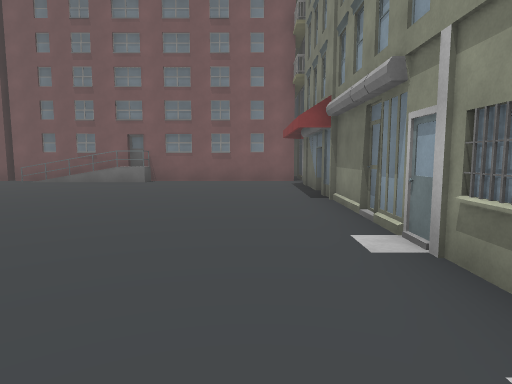
View 1 (above)

24 first-person views from a walk through a scene from a Unity 3-D project. The camera is 1.5 m above the floor, tilts 6° down and sees 75° across. The floor is counted in squares, 2 m on a side. Each view is taken from the middle of a square. On the plan, view 1 faces up. The plan holds only what a view shows up to about 11 squares ahead; the rest is blank. The place goes on beyond the plan. The player character is not drawn. Some surface patterns are stand-ins.

View 2
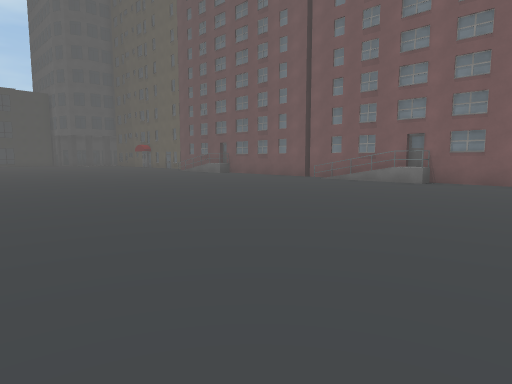

View 3
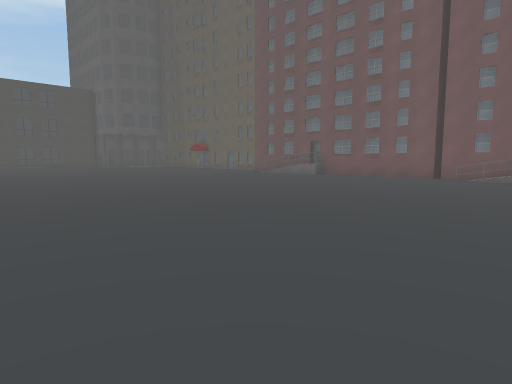

View 4
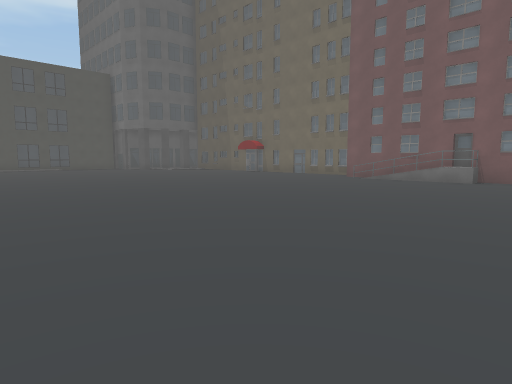

View 5
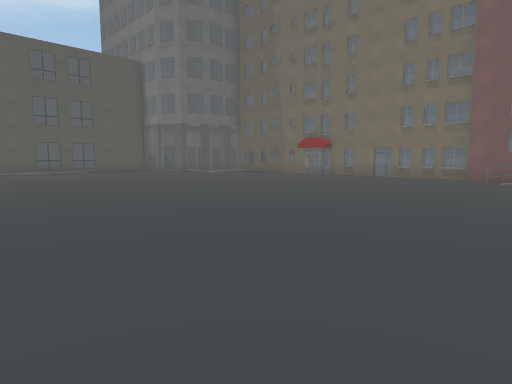

View 6
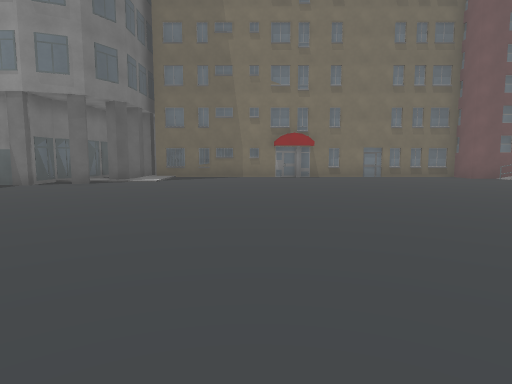

View 7
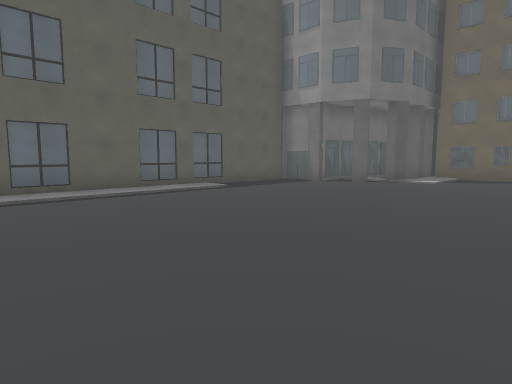

View 8
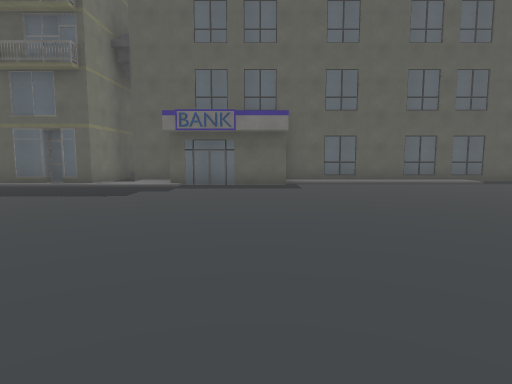

View 9
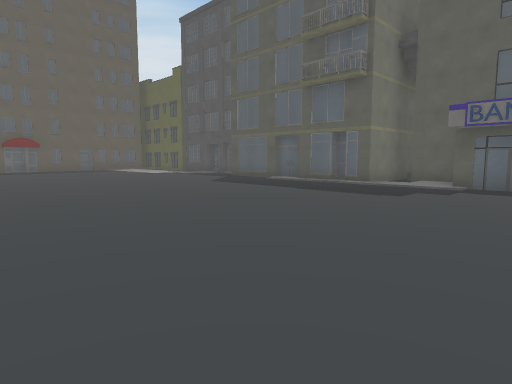

View 10
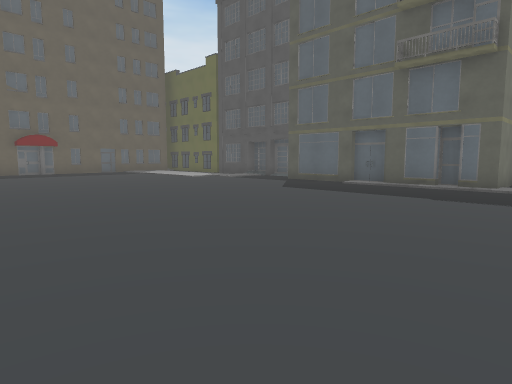

View 11
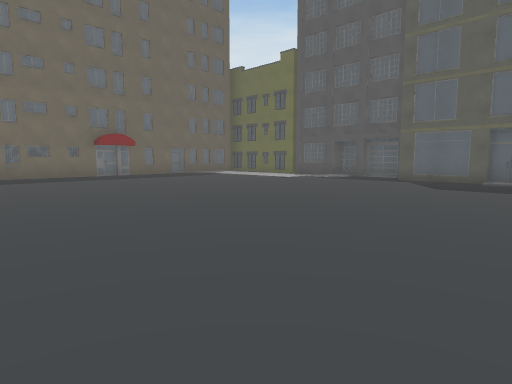

View 12
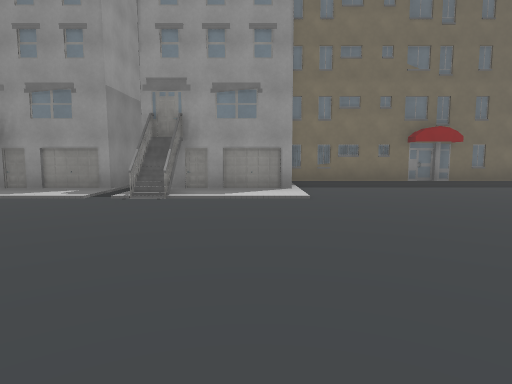

View 13
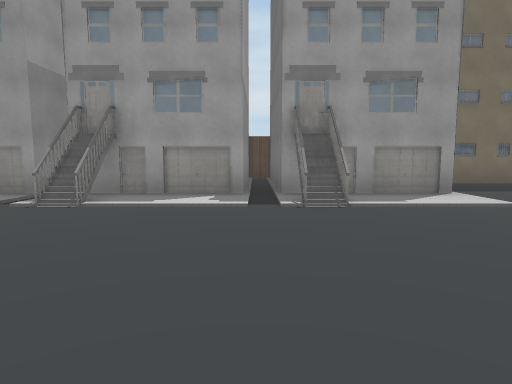

View 14
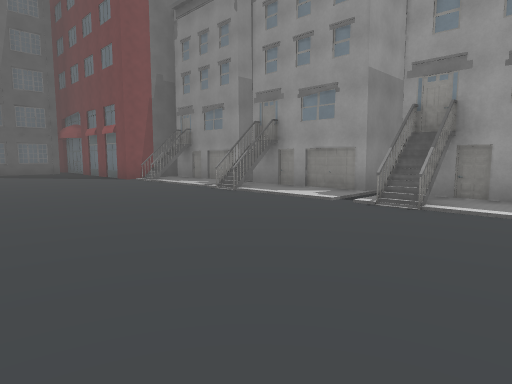

View 15
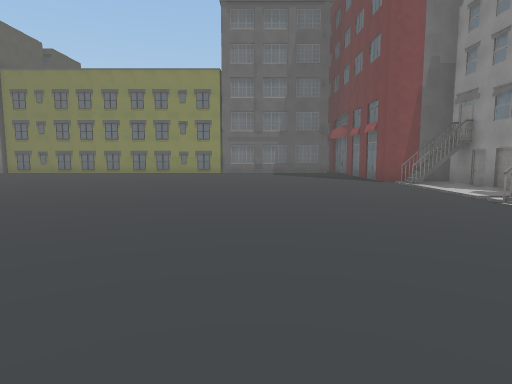

View 16
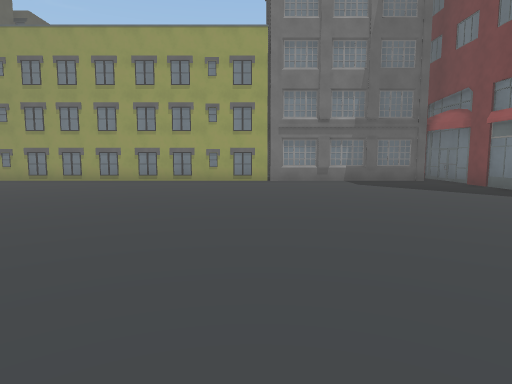

View 17
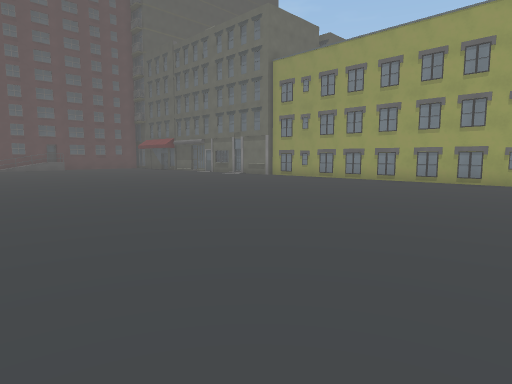

View 18
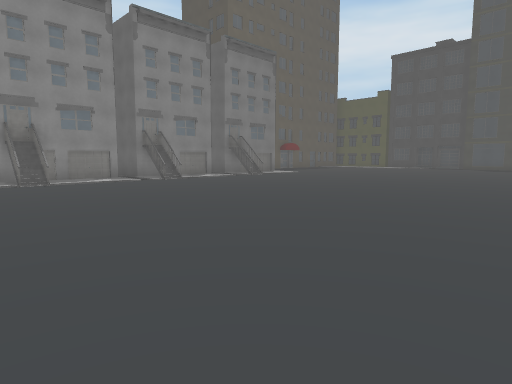

View 19
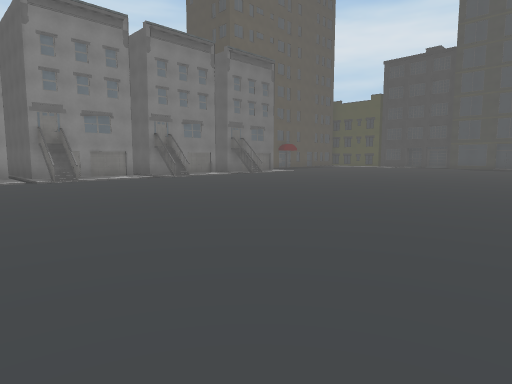

View 20
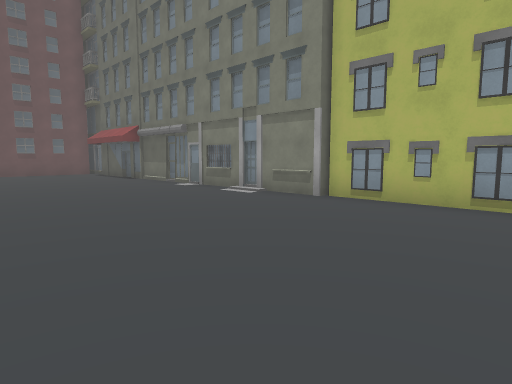

View 21
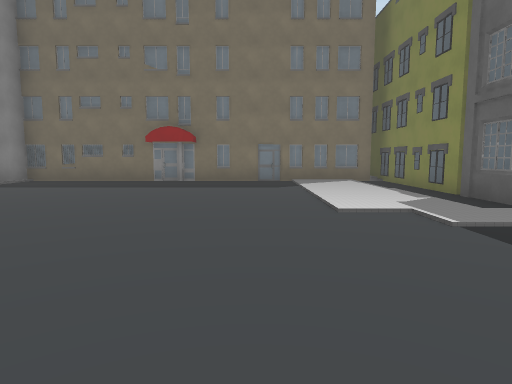

View 22
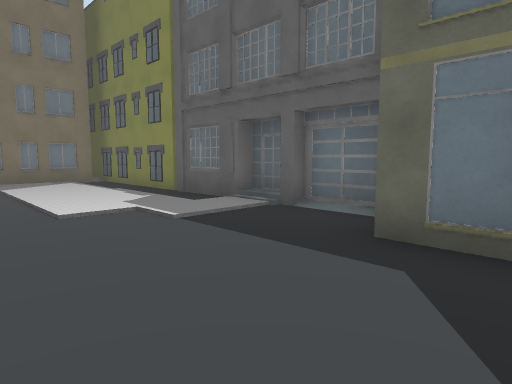

View 23
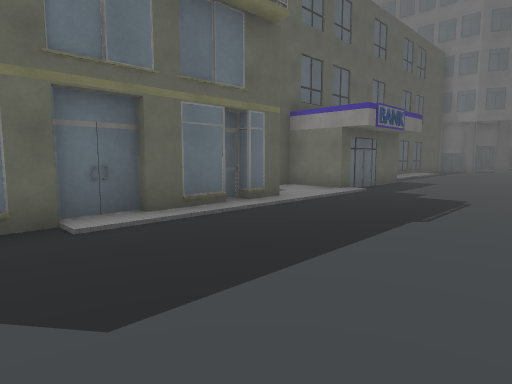

View 24
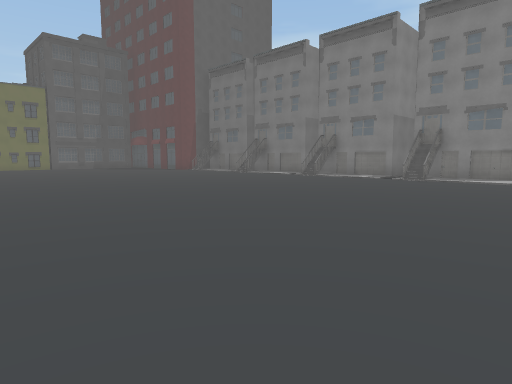

### Floor plan
Key: @ floor where view 1 was taken; # wall or solid block; . floor; = window, fence, low wall or low ledge; B building; O other object.
Columns run from 32 left of view 1 to 2 right of it. Each row starts with its distance up from view 1.
 10   B B...........BBBB.   .BBBB.....
  9   B...................  ..........
  8  BBB.................. ...........
  7 #.................................
  6 #.................................
  5 #.................................
  4 #.................................#
  3 #.................................#
  2 #................................B#
  1 #.................................#
  0 #...............................@.#
 -1 #..........   ....................#
 -2   #.........            ..........#
 -3   #.........            ..........#
 -4 ###.........            ..........#
 -5 #...........            ..........#
 -6 #...............      ............#
 -7 ###...............................#
 -8   #...............................#
 -9   O...............................#
-10   #...............................#
-11   #...............................B
-12   #...............................B
-13  .................................#
-14  #................................#
-15   ................................#
-16  #................................#
-17  #.................=...=...#B####BB
-18  B...........  #.  #.  #   ###
-19  #...........OOO.OOO OOO OOO#
-20  #...........  O.# O # O   O
-21  #...........O O.O
-22  #BB########B  O.O

Where each view was taken, in squares from view 1:
view 1: 0 up, 0 right, facing up
view 2: 0 up, 0 right, facing up-left
view 3: 2 down, 4 left, facing up-left
view 4: 1 down, 10 left, facing up-left
view 5: 1 down, 14 left, facing up-left
view 6: 1 down, 24 left, facing up
view 7: 1 down, 24 left, facing up-left
view 8: 2 down, 21 left, facing left
view 9: 2 down, 21 left, facing down-left
view 10: 5 down, 21 left, facing down-left
view 11: 8 down, 19 left, facing down-left
view 12: 11 down, 19 left, facing down
view 13: 12 down, 16 left, facing down
view 14: 12 down, 15 left, facing down-right
view 15: 13 down, 14 left, facing right
view 16: 11 down, 9 left, facing right
view 17: 11 down, 9 left, facing up-right
view 18: 7 down, 7 left, facing down-left
view 19: 6 down, 6 left, facing down-left
view 20: 5 down, 4 left, facing up-right
view 21: 11 down, 27 left, facing down
view 22: 11 down, 27 left, facing down-left
view 23: 11 down, 26 left, facing up-left
view 24: 6 down, 21 left, facing down-right
